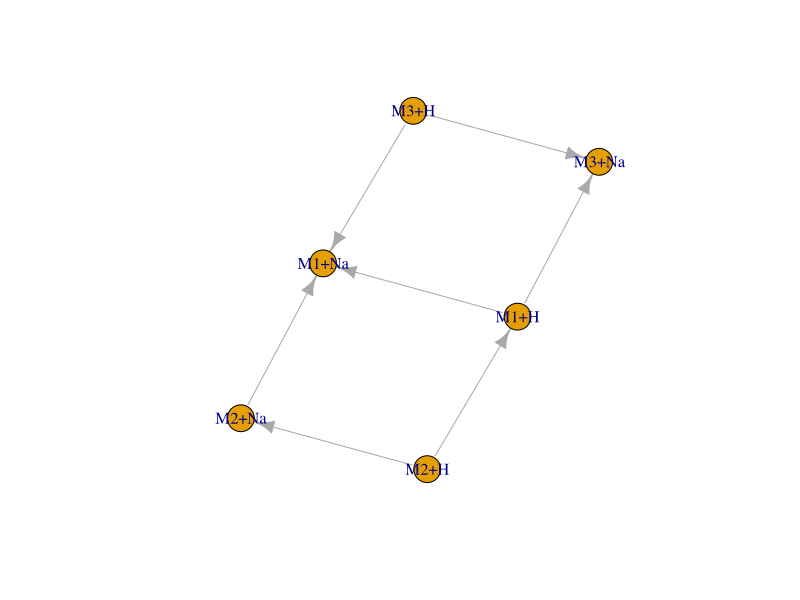
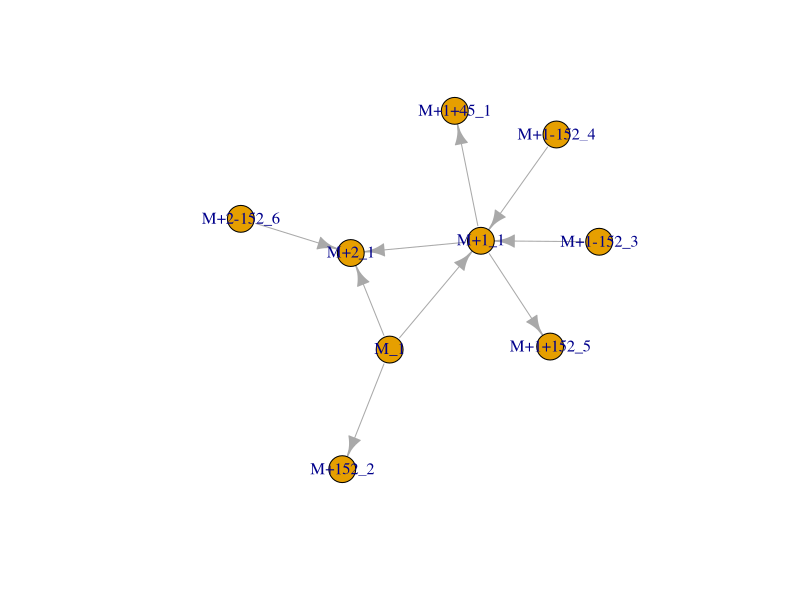
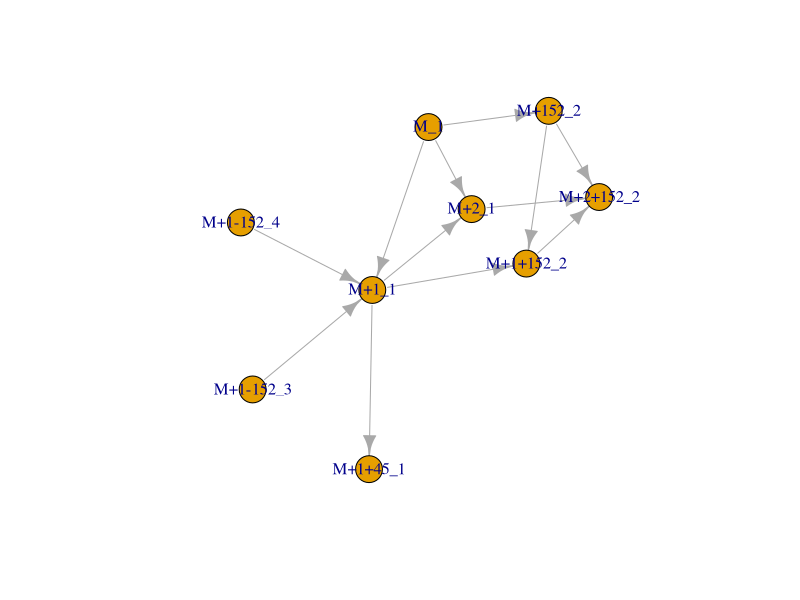
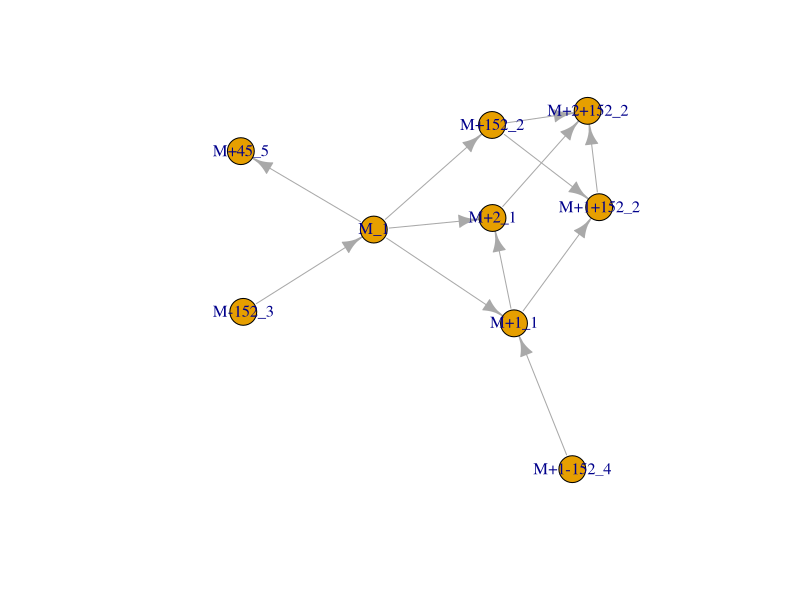
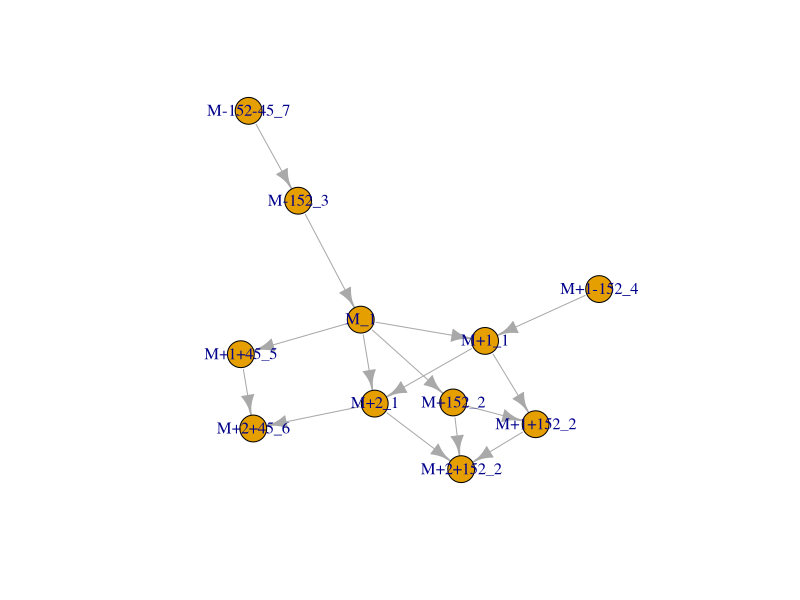
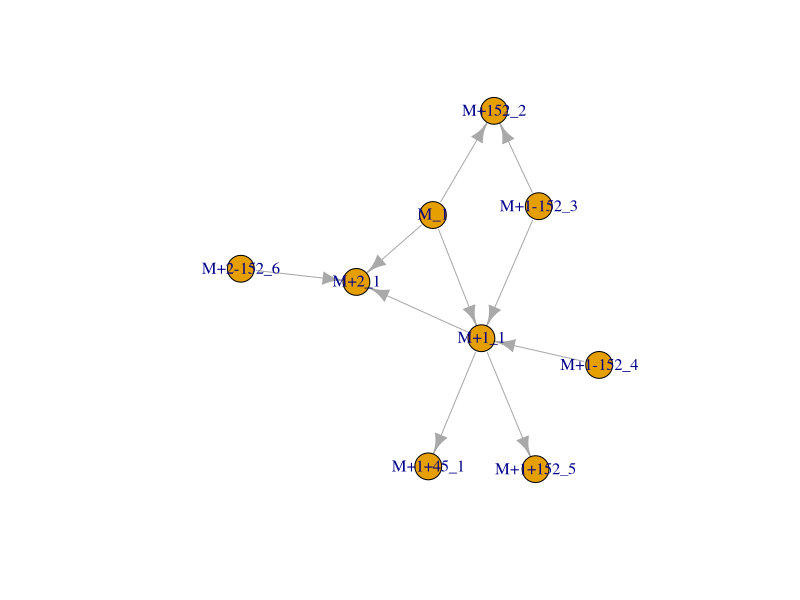

Write R code to recreate these figures, in order. (Note: this script raises an error after producing the figures.)
## load igraph for visualization
library(igraph)

## define test examples
## example 1
mat_1 <- matrix(c(
    c(0, 1, 0, 0, 0, 1), ## M1+H
    c(0, 0, 0, 0, 0, 0), ## M1+Na
    c(1, 0, 0, 1, 0, 0), ## M2+H
    c(0, 1, 0, 0, 0, 0), ## M2+Na
    c(0, 1, 0, 0, 0, 1), ## M3+H
    c(0, 0, 0, 0, 0, 0)), ## M3+Na
    byrow = TRUE, ncol = 6, nrow = 6)
mat_1_transf <- matrix(c(
    c("",              "adduct_Na",     "", "",          "", "transf_gluc_F"), ## M1+H
    c("",              "",              "", "",          "", ""), ## M1+Na
    c("transf_gluc_T", "",              "", "adduct_Na", "", ""), ## M2+H
    c("",              "transf_gluc_T", "", "",          "", ""), ## M2+Na
    c("",              "transf_gluc_F", "",              "", "", "adduct_Na"), ## M3+H
    c("",              "",              "", "",          "", "")), ## M3+Na
    byrow = TRUE, ncol = 6, nrow = 6)
colnames(mat_1) <- c("M1+H", "M1+Na", "M2+H", "M2+Na", "M3+H", "M3+Na")
rownames(mat_1) <- colnames(mat_1)
rownames(mat_1_transf) <- colnames(mat_1_transf) <- colnames(mat_1)

net_mat_1 <- graph_from_adjacency_matrix(mat_1, mode = "directed")
plot(net_mat_1)

## example 2
mat_2 <- matrix(c(
    c(0, 1, 1, 0, 1, 0, 0, 0, 0), ## "M_1"
    c(0, 0, 1, 1, 0, 0, 0, 1, 0), ## "M+1_1"
    c(0, 0, 0, 0, 0, 0, 0, 0, 0), ## "M+2_1"
    c(0, 0, 0, 0, 0, 0, 0, 0, 0), ## "M+1+45_1"
    c(0, 0, 0, 0, 0, 0, 0, 0, 0), ## "M+152_2"
    c(0, 1, 0, 0, 0, 0, 0, 0, 0), ## "M+1-152_3"
    c(0, 1, 0, 0, 0, 0, 0, 0, 0), ## "M+1-152_4"
    c(0, 0, 0, 0, 0, 0, 0, 0, 0), ##"M+1+152_5"
    c(0, 0, 1, 0, 0, 0, 0, 0, 0)), ## "M+2-152_6"
    byrow = TRUE, ncol = 9, nrow = 9)
mat_2_transf <- matrix(c(
    c("", "adduct_isotopic+1", "adduct_isotopic+2", "",          "transf_152", "", "", "",           ""), ## "M_1"
    c("", "",                  "adduct_isotopic+1", "transf_45", "",           "", "", "transf_152", ""), ## "M+1_1"
    c("", "",                  "",                  "",          "",           "", "", "",           ""), ## "M+2_1"
    c("", "",                  "",                  "",          "",           "", "", "",           ""), ## "M+1+45_1"
    c("", "",                  "",                  "",          "",           "", "", "",           ""), ## "M+152_2"
    c("", "transf_152",        "",                  "",          "",           "", "", "",           ""), ## "M+1-152_3"
    c("", "transf_152",        "",                  "",          "",           "", "", "",           ""), ## "M+1-152_4"
    c("", "",                  "",                  "",          "",           "", "", "",           ""), ##"M+1+152_5"
    c("", "",                  "transf_152",        "",          "",           "", "", "",           "")), ## "M+2-152_6"
    byrow = TRUE, ncol = 9, nrow = 9)
colnames(mat_2) <- c("M_1", "M+1_1", "M+2_1", "M+1+45_1", "M+152_2", "M+1-152_3", "M+1-152_4", "M+1+152_5", "M+2-152_6")
rownames(mat_2) <- colnames(mat_2)
colnames(mat_2_transf) <- rownames(mat_2_transf) <- colnames(mat_2)
net_mat_2 <- graph_from_adjacency_matrix(mat_2, mode = "directed")
plot(net_mat_2)

## example 3 
mat_3 <- matrix(c(c(0, 1, 1, 0, 1, 0, 0, 0, 0), ## "M_1"
                  c(0, 0, 1, 1, 0, 0, 0, 1, 0), ## "M+1_1"
                  c(0, 0, 0, 0, 0, 0, 0, 0, 1), ## "M+2_1"
                  c(0, 0, 0, 0, 0, 0, 0, 0, 0), ## "M+1+45_1"
                  c(0, 0, 0, 0, 0, 0, 0, 1, 1), ## "M+152_2"
                  c(0, 1, 0, 0, 0, 0, 0, 0, 0), ## "M+1-152_3"
                  c(0, 1, 0, 0, 0, 0, 0, 0, 0), ## "M+1-152_4"
                  c(0, 0, 0, 0, 0, 0, 0, 0, 1), ##"M+1+152_2"
                  c(0, 0, 0, 0, 0, 0, 0, 0, 0)), ## "M+2_2"
                byrow = TRUE, ncol = 9, nrow = 9)
mat_3_transf <- matrix(c(
    c("", "adduct_isotopic+1", "adduct_isotopic+2", "",          "transf_152", "", "", "",           ""), ## "M_1"
    c("", "",                  "adduct_isotopic+1", "transf_45", "",           "", "", "transf_152", ""), ## "M+1_1"
    c("", "",                  "",                  "",          "",           "", "", "",           "transf_152"), ## "M+2_1"
    c("", "",                  "",                  "",          "",           "", "", "",           ""), ## "M+1+45_1"
    c("", "",                  "",                  "",          "",           "", "", "adduct_isotopic+1", "adduct_isotopic+2"), ## "M+152_2"
    c("", "transf_152",        "",                  "",          "",           "", "", "",           ""), ## "M+1-152_3"
    c("", "transf_152",        "",                  "",          "",           "", "", "",           ""), ## "M+1-152_4"
    c("", "",                  "",                  "",          "",           "", "", "",           "adduct_isotopic+1"), ##"M+1+152_2"
    c("", "",                  "",                  "",          "",           "", "", "",           "")), ## "M+2+152_2"
    byrow = TRUE, ncol = 9, nrow = 9)
colnames(mat_3) <- c("M_1", "M+1_1", "M+2_1", "M+1+45_1", "M+152_2", "M+1-152_3", "M+1-152_4", "M+1+152_2", "M+2+152_2")
rownames(mat_3) <- colnames(mat_3)
colnames(mat_3_transf) <- rownames(mat_3_transf) <- colnames(mat_3)
net_mat_3 <- graph_from_adjacency_matrix(mat_3, mode = "directed")
plot(net_mat_3)

## example 4
mat_4 <- matrix(c(c(0, 1, 1, 1, 1, 0, 0, 0, 0), ## "M_1"
                  c(0, 0, 1, 0, 0, 0, 0, 1, 0), ## "M+1_1"
                  c(0, 0, 0, 0, 0, 0, 0, 0, 1), ## "M+2_1"
                  c(0, 0, 0, 0, 0, 0, 0, 0, 0), ## "M+45_5"
                  c(0, 0, 0, 0, 0, 0, 0, 1, 1), ## "M+152_2"
                  c(1, 0, 0, 0, 0, 0, 0, 0, 0), ## "M+1-152_3"
                  c(0, 1, 0, 0, 0, 0, 0, 0, 0), ## "M+1-152_4"
                  c(0, 0, 0, 0, 0, 0, 0, 0, 1), ##"M+1+152_2"
                  c(0, 0, 0, 0, 0, 0, 0, 0, 0)), ## "M+2_2"
                byrow = TRUE, ncol = 9, nrow = 9)
mat_4_transf <- matrix(c(
    c("",           "adduct_isotopic+1", "adduct_isotopic+2", "transf_45", "transf_152", "", "", "",                  ""), ## "M_1"
    c("",           "",                  "adduct_isotopic+1", "",          "",           "", "", "transf_152",        ""), ## "M+1_1"
    c("",           "",                  "",                  "",          "",           "", "", "",                  "transf_152"), ## "M+2_1"
    c("",           "",                  "",                  "",          "",           "", "", "",                  ""), ## "M+45_5"
    c("",           "",                  "",                  "",          "",           "", "", "adduct_isotopic+1", "adduct_isotopic+2"), ## "M+152_2"
    c("transf_152", "",                  "",                  "",          "",           "", "", "",                  ""), ## "M-152_3"
    c("",           "transf_152",        "",                  "",          "",           "", "", "",                  ""), ## "M+1-152_4"
    c("",           "",                  "",                  "",          "",           "", "", "",                  "adduct_isotopic+1"), ##"M+1+152_2"
    c("",           "",                  "",                  "",          "",           "", "", "",                  "")), ## "M+2+152_2"
    byrow = TRUE, ncol = 9, nrow = 9)
colnames(mat_4) <- c("M_1", "M+1_1", "M+2_1", "M+45_5", "M+152_2", "M-152_3", "M+1-152_4", "M+1+152_2", "M+2+152_2")
rownames(mat_4) <- colnames(mat_4)
colnames(mat_4_transf) <- rownames(mat_4_transf) <- colnames(mat_4)
net_mat_4 <- graph_from_adjacency_matrix(mat_4, mode = "directed")
plot(net_mat_4)

## example 5
mat_5 <- matrix(c(
    c(0, 1, 1, 1, 1, 0, 0, 0, 0, 0, 0), ## "M_1"
    c(0, 0, 1, 0, 0, 0, 0, 1, 0, 0, 0), ## "M+1_1"
    c(0, 0, 0, 0, 0, 0, 0, 0, 1, 1, 0), ## "M+2_1"
    c(0, 0, 0, 0, 0, 0, 0, 0, 0, 1, 0), ## "M+45_5"
    c(0, 0, 0, 0, 0, 0, 0, 1, 1, 0, 0), ## "M+152_2"
    c(1, 0, 0, 0, 0, 0, 0, 0, 0, 0, 0), ## "M+1-152_3"
    c(0, 1, 0, 0, 0, 0, 0, 0, 0, 0, 0), ## "M+1-152_4"
    c(0, 0, 0, 0, 0, 0, 0, 0, 1, 0, 0), ##"M+1+152_2"
    c(0, 0, 0, 0, 0, 0, 0, 0, 0, 0, 0), ## "M+2_2"
    c(0, 0, 0, 0, 0, 0, 0, 0, 0, 0, 0), ## "M+2+45_6"
    c(0, 0, 0, 0, 0, 1, 0, 0, 0, 0, 0)), ## "M-152-45_7"            
    byrow = TRUE, ncol = 11, nrow = 11)
mat_5_transf <- matrix(c(
    c("",           "adduct_isotopic+1", "adduct_isotopic+2", "transf_45", "transf_152", "",          "", "",                  "",                  "",                  ""), ## "M_1"
    c("",           "",                  "adduct_isotopic+1", "",          "",           "",          "", "transf_152",        "",                  "",                  ""), ## "M+1_1"
    c("",           "",                  "",                  "",          "",           "",          "", "",                  "transf_152",        "transf_45",         ""), ## "M+2_1"
    c("",           "",                  "",                  "",          "",           "",          "", "",                  "",                  "adduct_isotopic+2", ""), ## "M+45_5"
    c("",           "",                  "",                  "",          "",           "",          "", "adduct_isotopic+1", "adduct_isotopic+2", "",                  ""), ## "M+152_2"
    c("transf_152", "",                  "",                  "",          "",           "",          "", "",                  "",                  "",                  ""), ## "M-152_3"
    c("",           "transf_152",        "",                  "",          "",           "",          "", "",                  "",                  "",                  ""), ## "M+1-152_4"
    c("",           "",                  "",                  "",          "",           "",          "", "",                  "adduct_isotopic+1", "",                  ""), ##"M+1+152_2"
    c("",           "",                  "",                  "",          "",           "",          "", "",                  "",                  "",                  ""),## "M+2+152_2"
    c("",           "",                  "",                  "",          "",           "",          "", "",                  "",                  "",                  ""), ## "M+2+45_6"
    c("",           "",                  "",                  "",          "",           "transf_45", "", "",                  "",                  "",                  "")), ## "M-152-45_7"
    byrow = TRUE, ncol = 11, nrow = 11)
colnames(mat_5) <- c("M_1", "M+1_1", "M+2_1", "M+1+45_5", "M+152_2", "M-152_3", "M+1-152_4", "M+1+152_2", "M+2+152_2", "M+2+45_6", "M-152-45_7")
rownames(mat_5) <- colnames(mat_5)
colnames(mat_5_transf) <- rownames(mat_5_transf) <- colnames(mat_5)
net_mat_5 <- graph_from_adjacency_matrix(mat_5, mode = "directed")
plot(net_mat_5)

## example 6
mat_6 <- matrix(c(
    c(0, 1, 1, 0, 1, 0, 0, 0, 0), ## "M_1"
    c(0, 0, 1, 1, 0, 0, 0, 1, 0), ## "M+1_1"
    c(0, 0, 0, 0, 0, 0, 0, 0, 0), ## "M+2_1"
    c(0, 0, 0, 0, 0, 0, 0, 0, 0), ## "M+1+45_1"
    c(0, 0, 0, 0, 0, 0, 0, 0, 0), ## "M+152_2"
    c(0, 1, 0, 0, 1, 0, 0, 0, 0), ## "M+1-152_3"
    c(0, 1, 0, 0, 0, 0, 0, 0, 0), ## "M+1-152_4"
    c(0, 0, 0, 0, 0, 0, 0, 0, 0), ##"M+1+152_5"
    c(0, 0, 1, 0, 0, 0, 0, 0, 0)), ## "M+2-152_6"
    byrow = TRUE, ncol = 9, nrow = 9)

mat_6_transf <- matrix(c(
    c("", "adduct_isotopic+1", "adduct_isotopic+2", "",          "transf_152", "", "", "",           ""), ## "M_1"
    c("", "",                  "adduct_isotopic+1", "transf_45", "",           "", "", "transf_152", ""), ## "M+1_1"
    c("", "",                  "",                  "",          "",           "", "", "",           ""), ## "M+2_1"
    c("", "",                  "",                  "",          "",           "", "", "",           ""), ## "M+1+45_1"
    c("", "",                  "",                  "",          "",           "", "", "",           ""), ## "M+152_2"
    c("", "transf_152",        "",                  "",          "transf_304", "", "", "",           ""), ## "M+1-152_3"
    c("", "transf_152",        "",                  "",          "",           "", "", "",           ""), ## "M+1-152_4"
    c("", "",                  "",                  "",          "",           "", "", "",           ""), ##"M+1+152_5"
    c("", "",                  "transf_152",        "",          "",           "", "", "",           "")), ## "M+2-152_6"
    byrow = TRUE, ncol = 9, nrow = 9)
colnames(mat_6) <- c("M_1", "M+1_1", "M+2_1", "M+1+45_1", "M+152_2", "M+1-152_3", "M+1-152_4", "M+1+152_5", "M+2-152_6")
rownames(mat_6) <- colnames(mat_6)
colnames(mat_6_transf) <- rownames(mat_6_transf) <- colnames(mat_6)
net_mat_6 <- graph_from_adjacency_matrix(mat_6, mode = "directed")
plot(net_mat_6)

## apply functions and perform tests
## example 1
mat_l <- list(mat_1, mat_1_transf)
mat_rem <- removeFalseLinksAdducts(mat_l)
mat_rem <- removeFalseLinksCircular(mat_rem)
plot(graph_from_adjacency_matrix(mat_l[[1]], mode = "directed"))
plot(graph_from_adjacency_matrix(mat_rem[[1]], mode = "directed"))

## should result in M1+H->M1+Na, M2+H->M2+Na, M2+H->M1+H, M2+Na->M1+Na, M3+H->M3+Na
mat_res_num_1 <- matrix(c(
    c(0, 1, 0, 0, 0, 0),
    c(0, 0, 0, 0, 0, 0),
    c(1, 0, 0, 1, 0, 0),
    c(0, 1, 0, 0, 0, 0),
    c(0, 0, 0, 0, 0, 1),
    c(0, 0, 0, 0, 0, 0)),
    byrow = TRUE, ncol = 6, nrow = 6)

mat_res_char_1 <- matrix(c(
    c("",              "adduct_Na",     "",   "",          "",   ""),         
    c("",              "",              "",   "",          "",   ""),         
    c("transf_gluc_T", "",              "",   "adduct_Na", "",   ""),         
    c("",              "transf_gluc_T", "",   "",          "",   ""),       
    c("",              "",              "",   "",          "",   "adduct_Na"),
    c("",              "",              "",   "",          "",   "")),
    byrow = TRUE, ncol = 6, nrow = 6)

expect_true(all(mat_rem[[1]] == mat_res_num_1))
expect_true(all(mat_rem[[2]] == mat_res_char_1))

# example 2 
mat_l <- list(mat_2, mat_2_transf)
mat_rem <- removeFalseLinksAdducts(mat_l)
mat_rem <- removeFalseLinksCircular(mat_rem)
plot(graph_from_adjacency_matrix(mat_l[[1]], mode = "directed"))
plot(graph_from_adjacency_matrix(mat_rem[[1]], mode = "directed")) 

## should only result in link between M_1->M+152_2, M_1-> M_2, M_1_M_3, M_2->M_3, M+1-152_3->M+152_2
mat_res_num_2 <- matrix(c(
    c(0, 1, 1, 0, 1, 0, 0, 0, 0),
    c(0, 0, 1, 0, 0, 0, 0, 0, 0),
    c(0, 0, 0, 0, 0, 0, 0, 0, 0),
    c(0, 0, 0, 0, 0, 0, 0, 0, 0),
    c(0, 0, 0, 0, 0, 0, 0, 0, 0),
    c(0, 0, 0, 0, 0, 0, 0, 0, 0),
    c(0, 0, 0, 0, 0, 0, 0, 0, 0),
    c(0, 0, 0, 0, 0, 0, 0, 0, 0),
    c(0, 0, 0, 0, 0, 0, 0, 0, 0)),
    byrow = TRUE, ncol = 9, nrow = 9)

mat_res_char_2 <- matrix(c(
    c("", "adduct_isotopic+1", "adduct_isotopic+2", "", "transf_152", "", "", "", ""), 
    c("", "",                  "adduct_isotopic+1", "", "",           "", "", "", ""),   
    c("", "",                  "",                  "", "",           "", "", "", ""),     
    c("", "",                  "",                  "", "",           "", "", "", ""),     
    c("", "",                  "",                  "", "",           "", "", "", ""),     
    c("", "",                  "",                  "", "",           "", "", "", ""),     
    c("", "",                  "",                  "", "",           "", "", "", ""),     
    c("", "",                  "",                  "", "",           "", "", "", ""),     
    c("", "",                  "",                  "", "",           "", "", "", "")),
    byrow = TRUE, ncol = 9, nrow = 9)

expect_true(all(mat_rem[[1]] == mat_res_num_2))
expect_true(all(mat_rem[[2]] == mat_res_char_2))

## example 3
mat_l <- list(mat_3, mat_3_transf)
mat_rem <- removeFalseLinksAdducts(mat_l)
mat_rem <- removeFalseLinksCircular(mat_rem)
plot(graph_from_adjacency_matrix(mat_3), mode = "directed")
plot(graph_from_adjacency_matrix(mat_rem[[1]], mode = "directed"))

## should result in links M_1->M+1_1, M_1->M+2_1, M+1_1->M+2_1, 
## M+152_2->M+1+152_2, M+152_2->M+2+152_2, M+1+152_2->M+2+152_2, M_1->M+152_2, 
## M+1_1->M+1+152_2, M+2_1->M+2+152_2
mat_res_num_3 <- matrix(c(
    c(0, 1, 1, 0, 1, 0, 0, 0, 0),
    c(0, 0, 1, 0, 0, 0, 0, 1, 0),
    c(0, 0, 0, 0, 0, 0, 0, 0, 1),
    c(0, 0, 0, 0, 0, 0, 0, 0, 0),
    c(0, 0, 0, 0, 0, 0, 0, 1, 1),
    c(0, 0, 0, 0, 0, 0, 0, 0, 0),
    c(0, 0, 0, 0, 0, 0, 0, 0, 0),
    c(0, 0, 0, 0, 0, 0, 0, 0, 1),
    c(0, 0, 0, 0, 0, 0, 0, 0, 0)),
    byrow = TRUE, ncol = 9, nrow = 9)
mat_res_char_3 <- matrix(c(
    c("", "adduct_isotopic+1", "adduct_isotopic+2", "", "transf_152", "", "", "",                 ""),      
    c("", "",                  "adduct_isotopic+1", "", "",           "", "", "transf_152",       ""),          
    c("", "",                  "",                  "", "",           "", "", "",                 "transf_152"),
    c("", "",                  "",                  "", "",           "", "", "",                  ""),
    c("", "",                  "",                  "", "",           "", "", "adduct_isotopic+1", "adduct_isotopic+2"),
    c("", "",                  "",                  "", "",           "", "", "",                  ""),       
    c("", "",                  "",                  "", "",           "", "", "",                  ""),        
    c("", "",                  "",                  "", "",           "", "", "",                  "adduct_isotopic+1"),
    c("", "",                  "",                  "", "",           "", "", "",                  "")),
    byrow = TRUE, ncol = 9, nrow = 9)

expect_true(all(mat_rem[[1]] == mat_res_num_3))
expect_true(all(mat_rem[[2]] == mat_res_char_3))

## example 4
mat_l <- list(mat_4, mat_4_transf)
mat_rem <- removeFalseLinksAdducts(mat_l)
mat_rem <- removeFalseLinksCircular(mat_rem)
plot(graph_from_adjacency_matrix(mat_4), mode = "directed")
plot(graph_from_adjacency_matrix(mat_rem[[1]], mode = "directed"))

## should result in M_1->M+1_1, M_1->M+2_1, M+1_1->M+2_1, M+152_2->M+1+152_2, 
## M+152_2->M+2+152_2, M+1+152_2->M+2+152_2, M_1->M+152_2, M+1_1->M+1+152_2, 
## M+2_1->M+2+152_2, M_1->M+45_5, M-152_3->M_1
mat_res_num_4 <- matrix(c(
    c(0, 1, 1, 1, 1, 0, 0, 0, 0),
    c(0, 0, 1, 0, 0, 0, 0, 1, 0),
    c(0, 0, 0, 0, 0, 0, 0, 0, 1),
    c(0, 0, 0, 0, 0, 0, 0, 0, 0),
    c(0, 0, 0, 0, 0, 0, 0, 1, 1),
    c(1, 0, 0, 0, 0, 0, 0, 0, 0),
    c(0, 0, 0, 0, 0, 0, 0, 0, 0),
    c(0, 0, 0, 0, 0, 0, 0, 0, 1),
    c(0, 0, 0, 0, 0, 0, 0, 0, 0)),
    byrow = TRUE, ncol = 9, nrow = 9)

mat_res_char_4 <- matrix(c(
    c("",           "adduct_isotopic+1", "adduct_isotopic+2", "transf_45", "transf_152", "", "", "",                 ""),
    c("",           "",                  "adduct_isotopic+1", "",          "",           "", "", "transf_152",       ""),
    c("",           "",                  "",                  "",          "",           "", "", "",                 "transf_152"),
    c("",           "",                  "",                  "",          "",           "", "", "",                  ""),
    c("",           "",                  "",                  "",          "",           "", "", "adduct_isotopic+1", "adduct_isotopic+2"),
    c("transf_152", "",                  "",                  "",          "",           "", "", "",                  ""),
    c("",           "",                  "",                  "",          "",           "", "", "",                  ""),        
    c("",           "",                  "",                  "",          "",           "", "", "",                  "adduct_isotopic+1"),
    c("",           "",                  "",                  "",          "",           "", "", "",                  "")),
    byrow = TRUE, ncol = 9, nrow = 9)

expect_true(all(mat_rem[[1]] == mat_res_num_4))
expect_true(all(mat_rem[[2]] == mat_res_char_4))

## example 5
mat_l <- list(mat_5, mat_5_transf)
mat_rem <- removeFalseLinksAdducts(mat_l)
mat_rem <- removeFalseLinksCircular(mat_rem)
plot(graph_from_adjacency_matrix(mat_5), mode = "directed")
plot(graph_from_adjacency_matrix(mat_rem[[1]], mode = "directed"))

mat_res_num_5 <- matrix(c(
    c(0, 1, 1, 1, 1, 0, 0, 0, 0, 0, 0),
    c(0, 0, 1, 0, 0, 0, 0, 1, 0, 0, 0),
    c(0, 0, 0, 0, 0, 0, 0, 0, 1, 1, 0),
    c(0, 0, 0, 0, 0, 0, 0, 0, 0, 1, 0),
    c(0, 0, 0, 0, 0, 0, 0, 1, 1, 0, 0),
    c(1, 0, 0, 0, 0, 0, 0, 0, 0, 0, 0),
    c(0, 0, 0, 0, 0, 0, 0, 0, 0, 0, 0),
    c(0, 0, 0, 0, 0, 0, 0, 0, 1, 0, 0),
    c(0, 0, 0, 0, 0, 0, 0, 0, 0, 0, 0),
    c(0, 0, 0, 0, 0, 0, 0, 0, 0, 0, 0),
    c(0, 0, 0, 0, 0, 1, 0, 0, 0, 0, 0)), 
    byrow = TRUE, ncol = 11, nrow = 11)

mat_res_char_5 <- matrix(c(
    c("",           "adduct_isotopic+1", "adduct_isotopic+2", "transf_45", "transf_152", "",          "", "",                  "",                  "",                  ""),
    c("",           "",                  "adduct_isotopic+1", "",          "",           "",          "", "transf_152",        "",                  "",                  ""),
    c("",           "",                  "",                  "",          "",           "",          "", "",                  "transf_152",        "transf_45",         ""),
    c("",           "",                  "",                  "",          "",           "",          "", "",                  "",                  "adduct_isotopic+2", ""),
    c("",           "",                  "",                  "",          "",           "",          "", "adduct_isotopic+1", "adduct_isotopic+2", "",                  ""),
    c("transf_152", "",                  "",                  "",          "",           "",          "", "",                  "",                  "",                  ""),
    c("",           "",                  "",                  "",          "",           "",          "", "",                  "",                  "",                  ""),
    c("",           "",                  "",                  "",          "",           "",          "", "",                  "adduct_isotopic+1", "",                  ""),
    c("",           "",                  "",                  "",          "",           "",          "", "",                  "",                  "",                  ""),
    c("",           "",                  "",                  "",          "",           "",          "", "",                  "",                  "",                  ""),
    c("",           "",                  "",                  "",          "",           "transf_45", "", "",                  "",                  "",                  "")),
    byrow = TRUE, ncol = 11, nrow = 11)

expect_true(all(mat_res_num_5 == mat_rem[[1]]))
expect_true(all(mat_res_char_5 == mat_rem[[2]]))

## example 6
mat_l <- list(mat_6, mat_6_transf)
mat_rem <- removeFalseLinksAdducts(mat_l)
mat_rem <- removeFalseLinksCircular(mat_rem)
plot(graph_from_adjacency_matrix(mat_6), mode = "directed")
plot(graph_from_adjacency_matrix(mat_rem[[1]], mode = "directed"))

## results in M1-> M1+1, M1-> M2+1, M1-> M+152, M+1-152->M+152
mat_res_num_6 <- matrix(c(
    c(0, 1, 1, 0, 1, 0, 0, 0, 0),
    c(0, 0, 1, 0, 0, 0, 0, 0, 0),
    c(0, 0, 0, 0, 0, 0, 0, 0, 0),
    c(0, 0, 0, 0, 0, 0, 0, 0, 0),
    c(0, 0, 0, 0, 0, 0, 0, 0, 0),
    c(0, 0, 0, 0, 1, 0, 0, 0, 0),
    c(0, 0, 0, 0, 0, 0, 0, 0, 0),
    c(0, 0, 0, 0, 0, 0, 0, 0, 0),
    c(0, 0, 0, 0, 0, 0, 0, 0, 0)), 
    byrow = TRUE, ncol = 9, nrow = 9)

## transf_304 does not make chemically sense, it is just here to check the 
## correctness of the function
mat_res_char_6 <- matrix(c(
    c("", "adduct_isotopic+1", "adduct_isotopic+2", "", "transf_152", "", "", "", ""),
    c("", "",                  "adduct_isotopic+1", "", "",           "", "", "", ""),
    c("", "",                  "",                  "", "",           "", "", "", ""),
    c("", "",                  "",                  "", "",           "", "", "", ""),
    c("", "",                  "",                  "", "",           "", "", "", ""),
    c("", "",                  "",                  "", "transf_304", "", "", "", ""),      
    c("", "",                  "",                  "", "",           "", "", "", ""),
    c("", "",                  "",                  "", "",           "", "", "", ""),
    c("", "",                  "",                  "", "",           "", "", "", "")),
    byrow = TRUE, ncol = 9, nrow = 9)

expect_true(all(mat_rem[[1]] == mat_res_num_6))
expect_true(all(mat_rem[[2]] == mat_res_char_6))
